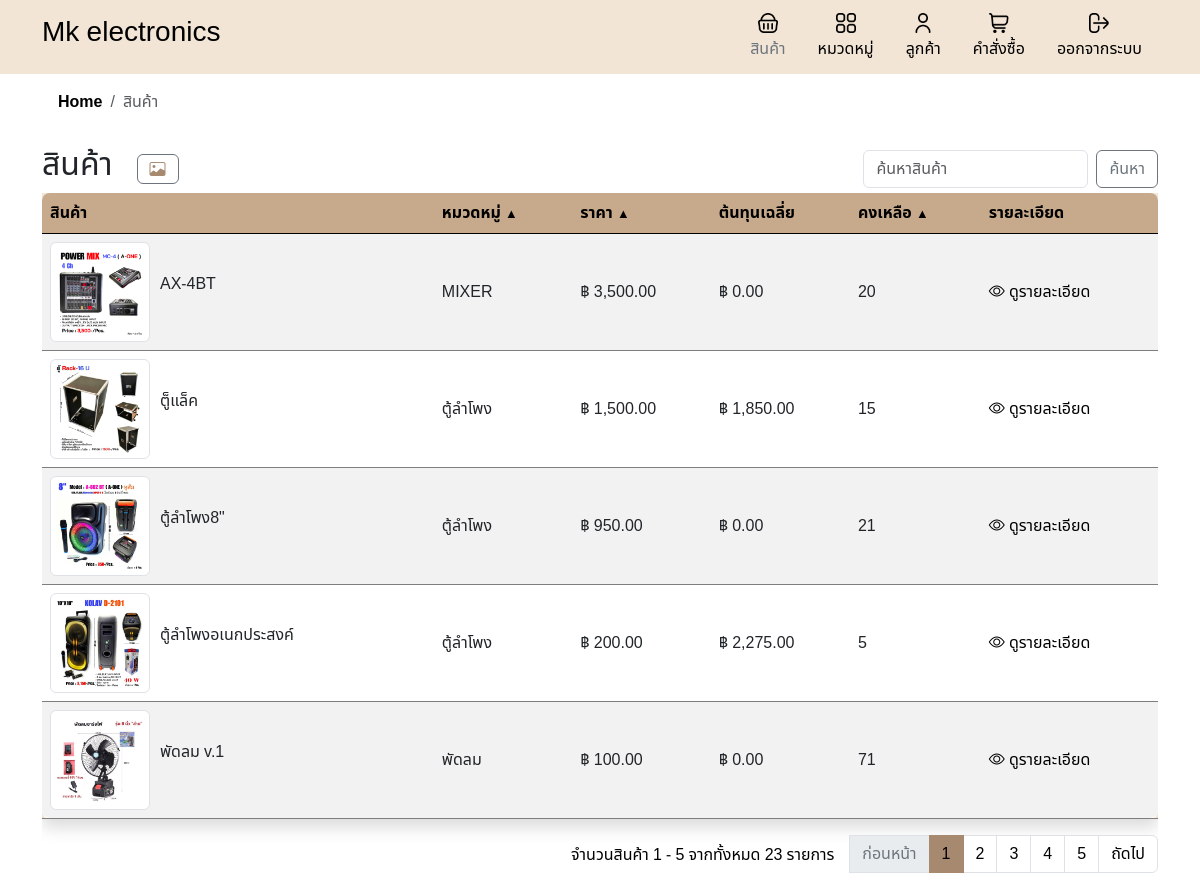
Page /product.php (signed in) on the committed database.
### tables this page shows
CREATE TABLE `products` (
  `product_id` int(11) NOT NULL,
  `product_name` varchar(255) NOT NULL,
  `description` text DEFAULT NULL,
  `price` decimal(10,2) NOT NULL,
  `quantity` int(11) NOT NULL,
  `category_id` int(11) DEFAULT NULL,
  `created_at` timestamp NOT NULL DEFAULT current_timestamp(),
  `image` varchar(255) DEFAULT NULL
);

CREATE TABLE `categories` (
  `category_id` int(11) NOT NULL,
  `category_name` varchar(255) NOT NULL,
  `created_at` timestamp NOT NULL DEFAULT current_timestamp()
);

### product.php (the view, shortened to what this page needs)
<?php
include 'header.php';
include 'db.php';
include 'inc/links.php';
$search = isset($_GET['search']) ? $_GET['search'] : '';
$sort = isset($_GET['sort']) ? $_GET['sort'] : 'product_name';
$order = isset($_GET['order']) ? $_GET['order'] : 'ASC';
$records_per_page = 5;
$current_page = isset($_GET['page']) ? intval($_GET['page']) : 1;
$offset = ($current_page - 1) * $records_per_page;
$sql = "SELECT p.product_id, p.product_name, c.category_name, p.price, p.quantity, p.image,
        AVG(pc.cost_per_unit) AS avg_cost
        FROM products p
        JOIN categories c ON p.category_id = c.category_id
        LEFT JOIN product_costs pc ON p.product_id = pc.product_id";
$sql .= " GROUP BY p.product_id ORDER BY $sort $order LIMIT ? OFFSET ?";
$stmt = $conn->prepare($sql);
if ($search) {
    $search_param = "%$search%";
    $stmt->bind_param("sii", $search_param, $records_per_page, $offset);
} else {
    $stmt->bind_param("ii", $records_per_page, $offset);
}
$stmt->execute();
$result = $stmt->get_result();
$count_sql = "SELECT COUNT(*) as total_records FROM products";
if ($search) {
    $count_sql .= " WHERE product_name LIKE ?";
    $count_stmt = $conn->prepare($count_sql);
    $count_stmt->bind_param("s", $search_param);
    $count_stmt->execute();
    $count_result = $count_stmt->get_result();
} else {
    $count_result = $conn->query($count_sql);
}
$total_records = $count_result->fetch_assoc()['total_records'];
$total_pages = ceil($total_records / $records_per_page);
?>
<!DOCTYPE html>
<html lang="th">
<head>
</head>
<body>
    <div class="container">
        <nav aria-label="breadcrumb">
            <ol class="breadcrumb breadcrumb-chevron p-3 rounded -3">
                <li class="breadcrumb-item">
                    <a class="link-body-emphasis fw-semibold text-decoration-none" href="home.php">Home</a>
                </li>
                <li class="breadcrumb-item active" aria-current="page">สินค้า</li>
            </ol>
        </nav>
        <div class="d-flex justify-content-between align-items-center">
            <h2>สินค้า</h2>
            <a href="product_card.php" class="btn btn-outline-secondary custom-btn me-2">
                <i class="bi bi-image" style="color: #A6896F;"></i>
            </a>
            <div class="d-flex flex-grow-1 justify-content-end align-items-center gap-2">
                <form class="d-flex m-0" action="" method="get">
                    <input class="form-control me-2" type="search" name="search" placeholder="ค้นหาสินค้า"
                        aria-label="Search" value="<?php echo htmlspecialchars($search); ?>">
                    <button class="btn btn-outline-secondary custom-btn-t" type="submit">ค้นหา</button>
                </form>
            </div>
        </div>
        <div class="table-responsive ">
            <table class="table table-striped shadow border-0">
                <thead>
                    <tr>
                        <th>สินค้า</th>
                        <th>
                            <a href="?search=<?php echo urlencode($search); ?>&sort=category_name&order=<?php echo ($sort === 'category_name' && $order === 'ASC') ? 'DESC' : 'ASC'; ?>"
                                class="sortable <?php echo ($sort === 'category_name' ? ($order === 'ASC' ? '' : 'desc') : ''); ?>">
                                หมวดหมู่
                            </a>
                        </th>
                        <th>
                            <a href="?search=<?php echo urlencode($search); ?>&sort=price&order=<?php echo ($sort === 'price' && $order === 'ASC') ? 'DESC' : 'ASC'; ?>"
                                class="sortable <?php echo ($sort === 'price' ? ($order === 'ASC' ? '' : 'desc') : ''); ?>">
                                ราคา
                            </a>
                        </th>
                        <th>ต้นทุนเฉลี่ย</th>
                        <th>
                            <a href="?search=<?php echo urlencode($search); ?>&sort=quantity&order=<?php echo ($sort === 'quantity' && $order === 'ASC') ? 'DESC' : 'ASC'; ?>"
                                class="sortable <?php echo ($sort === 'quantity' ? ($order === 'ASC' ? '' : 'desc') : ''); ?>">
                                คงเหลือ
                            </a>
                        </th>
                        <th>รายละเอียด</th>
                    </tr>
                </thead>
                <tbody>
                    <?php
                    if ($result->num_rows > 0) {
                        while ($row = $result->fetch_assoc()) {
                            echo "<tr>";
                            echo "<td>
                                        <div class='product-info'>
                                            <img src='uploads/" . htmlspecialchars($row['image']) . "' alt='Product Image' class='img-thumbnail'>
                                            <p>" . htmlspecialchars($row['product_name']) . "</p>
                                        </div>
                                    </td>";
                            echo "<td>" . htmlspecialchars($row['category_name']) . "</td>";
                            echo "<td>฿ " . number_format(htmlspecialchars($row['price']), 2) . "</td>";
                            echo "<td>฿ " . number_format($row['avg_cost'], 2) . "</td>";
                            echo "<td>" . htmlspecialchars($row['quantity']) . "</td>";
                            echo "<td>
                                        <a href='detail_product.php?product_id=" . $row['product_id'] . "' class='custom-link'>
                                        <i class='bi bi-eye'></i> ดูรายละเอียด
                                        </a>";
                            echo "</td>";
                            echo "</tr>";
                        }
                    } else {
                        echo "<tr><td colspan='6'>ไม่มีข้อมูลสินค้า</td></tr>";
                    }
                    ?>
                </tbody>
            </table>
            <nav aria-label="Page navigation example">
                <ul class="pagination justify-content-end">
                    <div class="mt-2 me-3">
                        <?php
                        $start_number = ($current_page - 1) * $records_per_page + 1;
                        $end_number = min($start_number + $records_per_page - 1, $total_records);
                        echo "จำนวนสินค้า $start_number - $end_number จากทั้งหมด $total_records รายการ";
                        ?>
                    </div>
                    <?php if ($current_page > 1): ?>
                        <li class="page-item">
                            <a class="page-link"
                                href="?page=<?php echo $current_page - 1; ?>&search=<?php echo urlencode($search); ?>&sort=<?php echo $sort; ?>&order=<?php echo $order; ?>">ก่อนหน้า</a>
                        </li>
                    <?php else: ?>
                        <li class="page-item disabled">
                            <a class="page-link">ก่อนหน้า</a>
                        </li>
                    <?php endif; ?>
                    <?php for ($i = 1; $i <= $total_pages; $i++): ?>
                        <li class="page-item <?php echo ($i == $current_page) ? 'active' : ''; ?>">
                            <a class="page-link"
                                href="?page=<?php echo $i; ?>&search=<?php echo urlencode($search); ?>&sort=<?php echo $sort; ?>&order=<?php echo $order; ?>">
                                <?php echo $i; ?>
                            </a>
                        </li>
                    <?php endfor; ?>
                    <?php if ($current_page < $total_pages): ?>
                        <li class="page-item">
                            <a class="page-link"
                                href="?page=<?php echo $current_page + 1; ?>&search=<?php echo urlencode($search); ?>&sort=<?php echo $sort; ?>&order=<?php echo $order; ?>">ถัดไป</a>
                        </li>
                    <?php else: ?>
                        <li class="page-item disabled">
                            <a class="page-link">ถัดไป</a>
                        </li>
                    <?php endif; ?>
                </ul>
            </nav>
        </div>
    </div>
</body>
</html>

### style.css (style rules this page uses)
* { font-family: "Noto Sans Thai", sans-serif; }
html { overflow-y: scroll; }
body { font-family: "Noto Sans Thai", sans-serif; background-color: #ffffff; }
.table { width: 100%; margin-bottom: 1rem; color: #212529; background-color: #F2E5D5; overflow: hidden; }
.table td, .table th { background-color: #F2E5D5; border-color: #7e7e7e; }
.table-striped tbody tr:nth-of-type(odd) { background-color: rgba(242, 229, 213, 0.5); }
.table th, .table td { padding: 0.75rem; vertical-align: top; border-top: 1px solid #ffffff; text-align: left; }
.table thead th { vertical-align: bottom; border-bottom: 1px solid #000000; background-color: #C7A98B; color: #000; }
.table thead th:first-child { border-top-left-radius: 8px; }
.table thead th:last-child { border-top-right-radius: 8px; }
.table tbody tr:last-child td:first-child { border-bottom-left-radius: 8px; }
.table tbody tr:last-child td:last-child { border-bottom-right-radius: 8px; }
.sortable { cursor: pointer; text-decoration: none; color: #000; }
.sortable:after { content: "▲"; font-size: 0.8em; margin-left: 5px; color: #000; }
.table-responsive { display: block; width: 100%; overflow-x: auto; -webkit-overflow-scrolling: touch; -ms-overflow-style: -ms-autohiding-scrollbar; }
.img-thumbnail { width: 100px; height: 100px; object-fit: cover; margin-right: 10px; }
.product-info { display: flex; align-items: center; }
.product-info img { margin-right: 10px; }
.custom-btn { background-color: #ffffff; color: #000000; border: 2px solid #C7A98B; }
.custom-btn-t { background-color: #C7A98B; color: #000000; border: none; }
.pagination { color: #000; }
.page-item.active .page-link { background-color: #A6896F; border-color: #A6896F; color: #000000; }
.page-item .page-link { color: #000000; }
.page-item.disabled .page-link { color: #6c757d; }
.custom-link { color: #000; text-decoration: none; }
body { margin-bottom: 20px; padding: 0; background-color: #f8f9fa; }
.table th, .table td { vertical-align: middle; }
html, body { height: 100%; }

### product.php (style rules this page uses)
.sortable { cursor: pointer; }
.sortable:after { content: "▲"; font-size: 0.8em; margin-left: 0px; }

### rows in the picture
products: image (picture), product_name "AX-4BT", category.category_name "MIXER", price "3,500.00", avg_cost "0.00", quantity "20"
products: image (picture), product_name "ตู็แล็ค", category.category_name "ตู้ลำโพง", price "1,500.00", avg_cost "1,850.00", quantity "15"
products: image (picture), product_name "ตู้ลำโพง8\"", category.category_name "ตู้ลำโพง", price "950.00", avg_cost "0.00", quantity "21"
products: image (picture), product_name "ตู้ลำโพงอเนกประสงค์", category.category_name "ตู้ลำโพง", price "200.00", avg_cost "2,275.00", quantity "5"
products: image (picture), product_name "พัดลม v.1", category.category_name "พัดลม", price "100.00", avg_cost "0.00", quantity "71"

### other values in the picture
$start_number "1"
$end_number "5"
$total_records "23"
